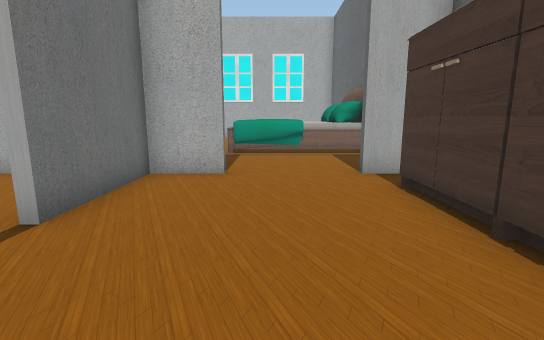
View 1 (above)

23 first-person views from a walk through a scene from a Unity 3-D project. The camera is 1.3 m above the floor, tilts 10° down and sees 85° across. The floor is counted in squares, 1 m on a side. Each view is taken from the middle of a square. On the plan, view 1 faces up. The plan holds only what a view shows up to about 14 squares ahead; the rest is blank. Some animated figures are left out. Some surface patterns are stand-ins.

View 2
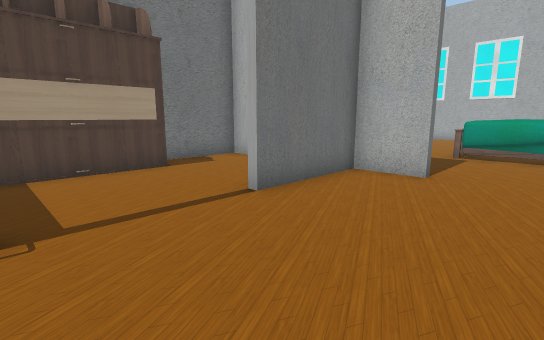

View 3
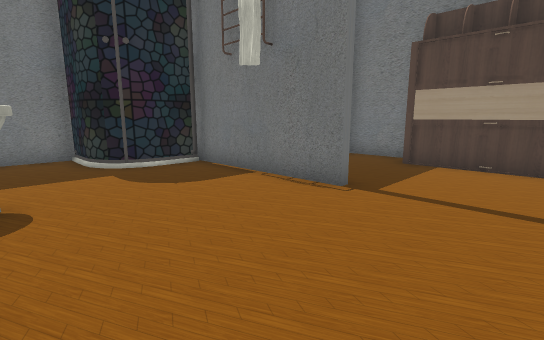

View 4
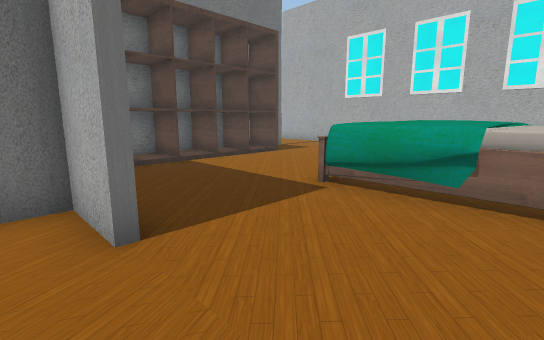

View 5
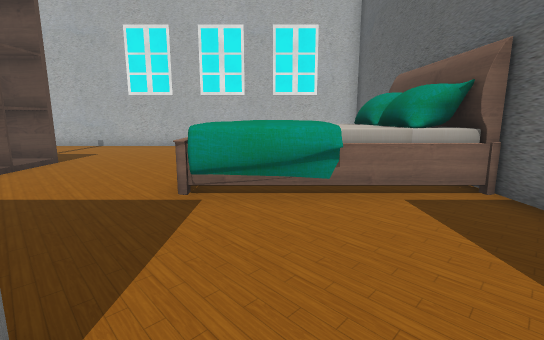

View 6
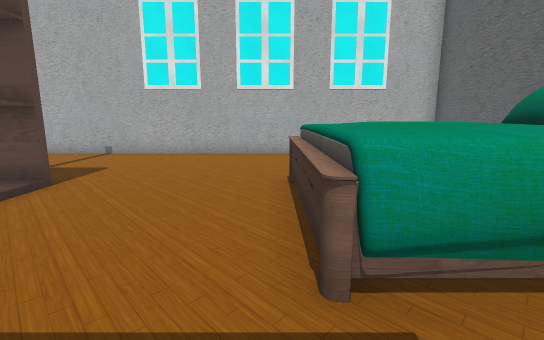

View 7
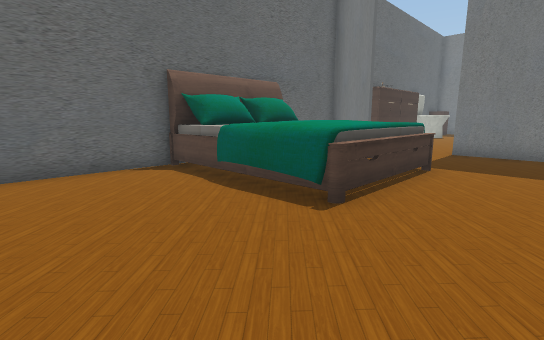

View 8
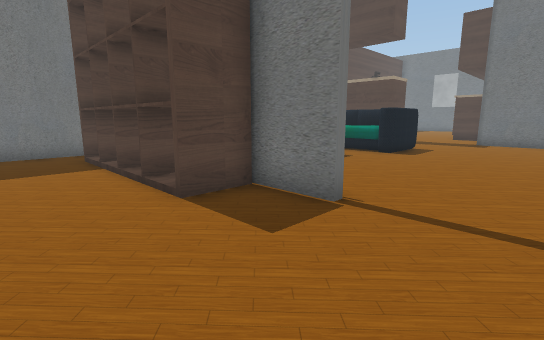

View 9
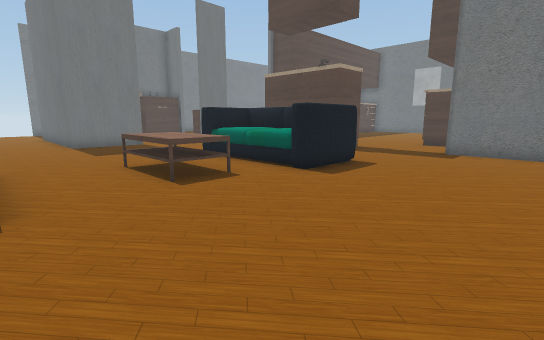

View 10
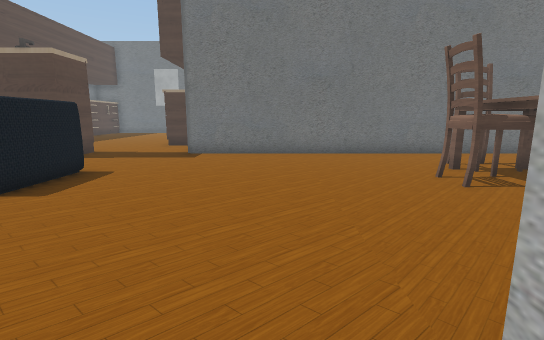

View 11
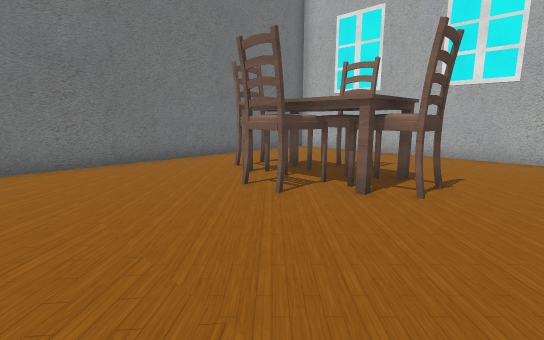

View 12
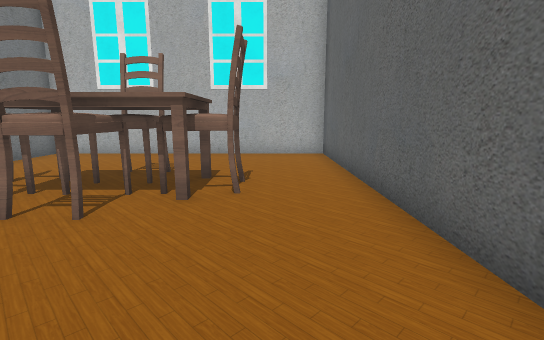

View 13
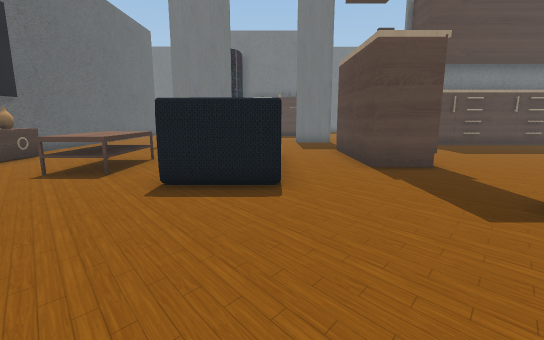

View 14
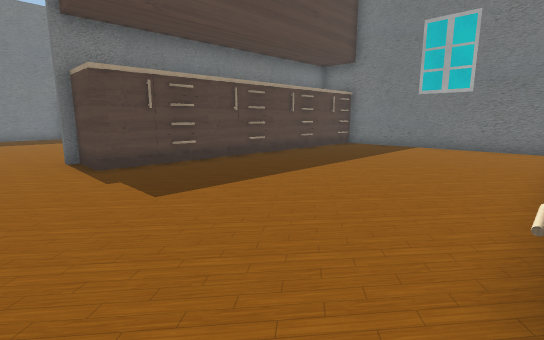

View 15
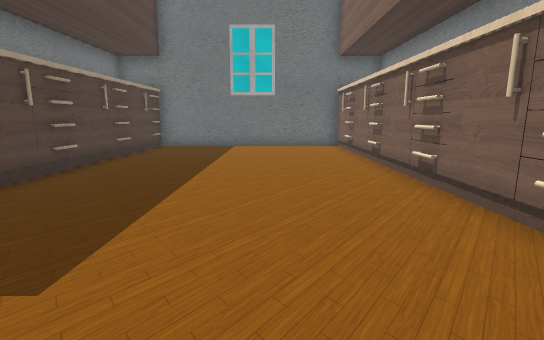

View 16
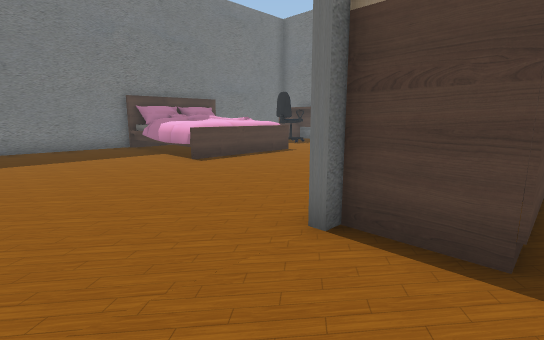

View 17
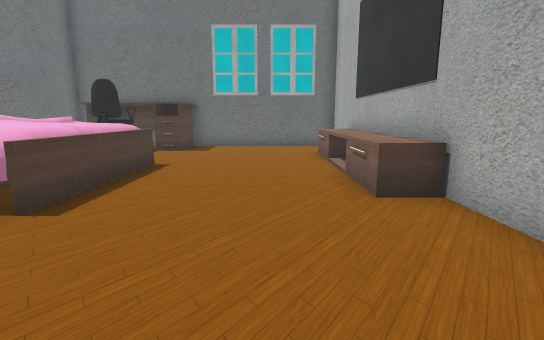

View 18
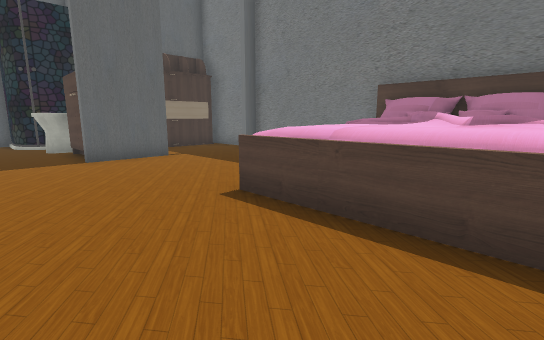

View 19
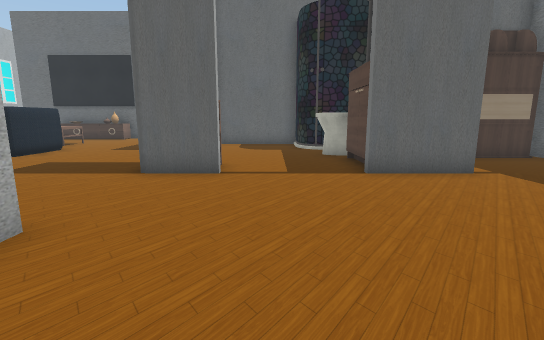

View 20
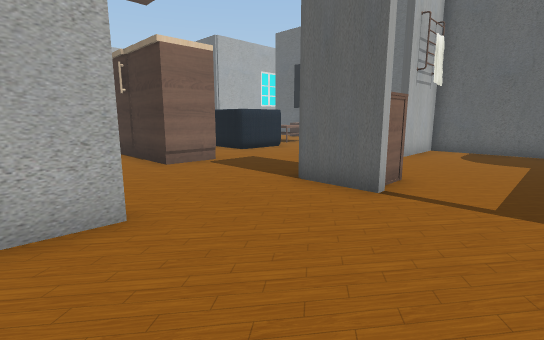

View 21
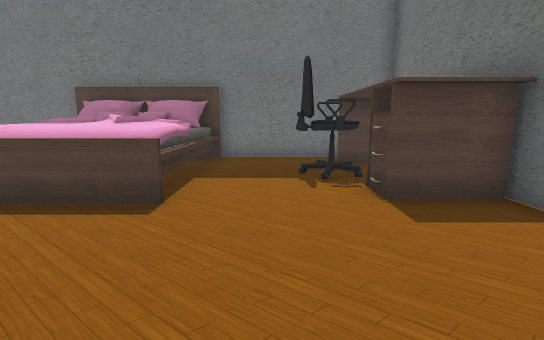

View 22
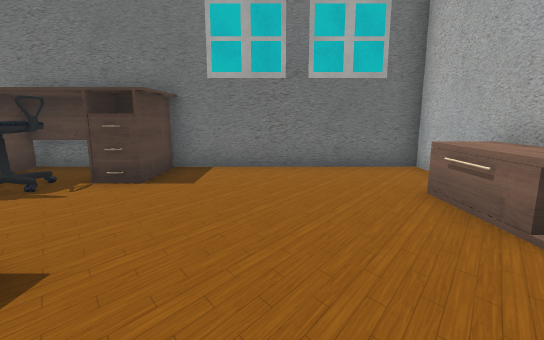

View 23
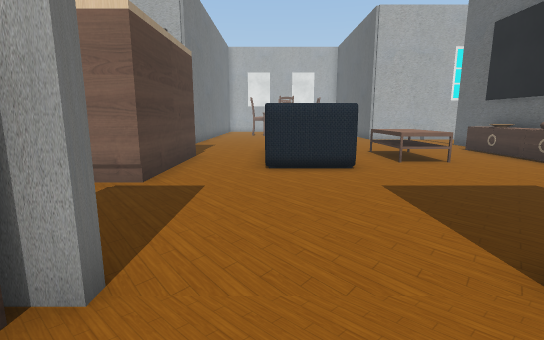

### Floor plan
Key: @ floor where view 1 was taken; # wall or solid block; . floor; B bed; C cabinet; T toilet; S shower; F sofa; H chair; O other object.
Columns run from 36 left of view 1 to 4 right of it. Each row starts with its distance up from view 1.
 30                ###########
 29                #.........#
 28                #.........#
 27                #.........#
 26                #....O....#
 25                #..OOOOO..#
 24                #..OOOOO..#
 23                #....O....#
 22                #.........#
 21                #.........#
 20                #.........################
 19                #........................#
 18                #........................#
 17                #........................#
 16                #............#...........#
 15  OO         O...............#.....BBBBBB#
 14 #OOOOOOOOOOOO......FFF.....O#OO...BBBBBB#
 13 #..................FFF.OO..O#OO...BBBBBB#
 12 #..............OO..FFF.OO..O#OO...BBBBBB#
 11 #..............##..FFF.OO..O#OO...BBBBBB#
 10 #..............##..FFF.....O#OO.........#
  9 #..............OO...........#OO.........#
  8 #..............OO...........#...........#
  7 #...........................#######....##
  6 #OOOOOOOOOOOO.............. #... #......
  5 #   OO      O.............. #....#.....#
  4 #############...##....###.. #C...#.....O
  3 #..OOOOOOO......#O......#..  C.........O
  2 #.......................#..  C.........O
  1 #.......................#    C.........
  0 #.....................SS#    C...#..@..
 -1 #..................TTS      #....#.....
 -2 #.....BBBBB.....#O TTS      #..  #....TT
 -3 #OO...BBBBB.....#           #    #....TT
 -4 #OHH..BBBBB....... C             #.....
 -5 #.HH..BBBBB........C             #SS...
 -6 #OH...BBBBB........C                S..
 -7 # ....BBBBB........C                S..
 -8 ####################                ###

Positions as (right, up) in squares from view 1, and headings:
1: (0, 0), facing up
2: (1, 0), facing up-left
3: (2, 3), facing down-left
4: (2, 6), facing up-left
5: (0, 6), facing up
6: (-2, 9), facing up
7: (-4, 19), facing down-right
8: (-4, 19), facing down-left
9: (-9, 19), facing down-left
10: (-10, 19), facing left
11: (-12, 19), facing up-left
12: (-13, 19), facing up
13: (-17, 20), facing down
14: (-22, 14), facing down-left
15: (-22, 11), facing left
16: (-21, 6), facing down-left
17: (-22, 1), facing left
18: (-30, 1), facing down-right
19: (-27, 1), facing right
20: (-25, 0), facing up-right
21: (-32, 2), facing down
22: (-28, 0), facing left
23: (-17, 2), facing up
